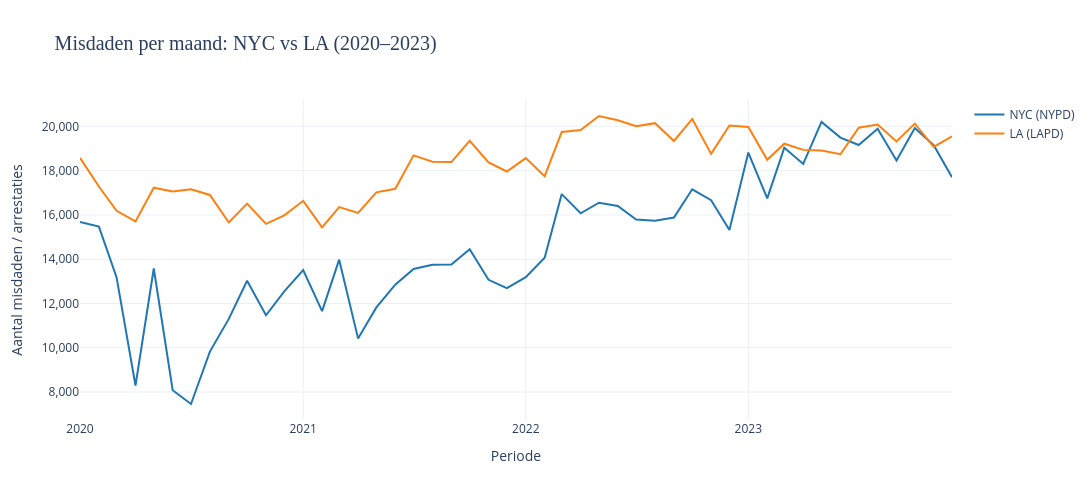

The code cell stored with this chart in its notebook:
### Code cell
df_nypd['year_month'] = df_nypd['ARREST_DATE'].dt.to_period('M')
df_lapd['year_month'] = df_lapd['DATE OCC'].dt.to_period('M')

nypd_maand = df_nypd.groupby('year_month').size().reset_index(name='count')
lapd_maand = df_lapd.groupby('year_month').size().reset_index(name='count')

nypd_maand['year_month'] = nypd_maand['year_month'].dt.to_timestamp()
lapd_maand['year_month'] = lapd_maand['year_month'].dt.to_timestamp()

fig = go.Figure()

fig.add_trace(go.Scatter(
    x=nypd_maand['year_month'],
    y=nypd_maand['count'],
    mode='lines',
    name='NYC (NYPD)',
    line=dict(color='#1f77b4', width=2)
))

fig.add_trace(go.Scatter(
    x=lapd_maand['year_month'],
    y=lapd_maand['count'],
    mode='lines',
    name='LA (LAPD)',
    line=dict(color='#ff7f0e', width=2)
))

fig.update_layout(
    title=dict(text='Misdaden per maand: NYC vs LA (2020–2023)', font=dict(size=20, family='Arial Black')),
    xaxis_title='Periode',
    yaxis_title='Aantal misdaden / arrestaties',
    xaxis=dict(
        tickmode='array',
        tickvals=pd.date_range('2020-01-01', '2024-01-01', freq='YS'),
        ticktext=[str(y) for y in range(2020, 2025)]
    ),
    yaxis=dict(tickformat=','),
    legend=dict(title=''),
    template='plotly_white',
    width=1100,
    height=500
)

fig.write_image('misdaden_per_maand_nyc_vs_la.png', scale=2)
fig.show()

### Figure 1 — Plotly figure (JSON) as saved in the notebook; plotly's stock layout.template omitted (floating-point values rounded to 4 significant figures)
{"data": [{"line": {"color": "#1f77b4", "width": 2}, "mode": "lines", "name": "NYC (NYPD)", "type": "scatter", "x": ["2020-01-01T00:00:00", "2020-02-01T00:00:00", "2020-03-01T00:00:00", "2020-04-01T00:00:00", "2020-05-01T00:00:00", "2020-06-01T00:00:00", "2020-07-01T00:00:00", "2020-08-01T00:00:00", "2020-09-01T00:00:00", "2020-10-01T00:00:00", "2020-11-01T00:00:00", "2020-12-01T00:00:00", "2021-01-01T00:00:00", "2021-02-01T00:00:00", "2021-03-01T00:00:00", "2021-04-01T00:00:00", "2021-05-01T00:00:00", "2021-06-01T00:00:00", "2021-07-01T00:00:00", "2021-08-01T00:00:00", "2021-09-01T00:00:00", "2021-10-01T00:00:00", "2021-11-01T00:00:00", "2021-12-01T00:00:00", "2022-01-01T00:00:00", "2022-02-01T00:00:00", "2022-03-01T00:00:00", "2022-04-01T00:00:00", "2022-05-01T00:00:00", "2022-06-01T00:00:00", "2022-07-01T00:00:00", "2022-08-01T00:00:00", "2022-09-01T00:00:00", "2022-10-01T00:00:00", "2022-11-01T00:00:00", "2022-12-01T00:00:00", "2023-01-01T00:00:00", "2023-02-01T00:00:00", "2023-03-01T00:00:00", "2023-04-01T00:00:00", "2023-05-01T00:00:00", "2023-06-01T00:00:00", "2023-07-01T00:00:00", "2023-08-01T00:00:00", "2023-09-01T00:00:00", "2023-10-01T00:00:00", "2023-11-01T00:00:00", "2023-12-01T00:00:00"], "y": [15680, 15472, 13179, 8295, 13581, 8083, 7461, 9828, 11304, 13027, 11467, 12545, 13506, 11653, 13980, 10424, 11822, 12850, 13561, 13745, 13756, 14453, 13068, 12689, 13190, 14070, 16940, 16074, 16552, 16402, 15793, 15733, 15880, 17158, 16663, 15319, 18817, 16744, 19036, 18303, 20198, 19490, 19158, 19893, 18461, 19920, 19150, 17702]}, {"line": {"color": "#ff7f0e", "width": 2}, "mode": "lines", "name": "LA (LAPD)", "type": "scatter", "x": ["2020-01-01T00:00:00", "2020-02-01T00:00:00", "2020-03-01T00:00:00", "2020-04-01T00:00:00", "2020-05-01T00:00:00", "2020-06-01T00:00:00", "2020-07-01T00:00:00", "2020-08-01T00:00:00", "2020-09-01T00:00:00", "2020-10-01T00:00:00", "2020-11-01T00:00:00", "2020-12-01T00:00:00", "2021-01-01T00:00:00", "2021-02-01T00:00:00", "2021-03-01T00:00:00", "2021-04-01T00:00:00", "2021-05-01T00:00:00", "2021-06-01T00:00:00", "2021-07-01T00:00:00", "2021-08-01T00:00:00", "2021-09-01T00:00:00", "2021-10-01T00:00:00", "2021-11-01T00:00:00", "2021-12-01T00:00:00", "2022-01-01T00:00:00", "2022-02-01T00:00:00", "2022-03-01T00:00:00", "2022-04-01T00:00:00", "2022-05-01T00:00:00", "2022-06-01T00:00:00", "2022-07-01T00:00:00", "2022-08-01T00:00:00", "2022-09-01T00:00:00", "2022-10-01T00:00:00", "2022-11-01T00:00:00", "2022-12-01T00:00:00", "2023-01-01T00:00:00", "2023-02-01T00:00:00", "2023-03-01T00:00:00", "2023-04-01T00:00:00", "2023-05-01T00:00:00", "2023-06-01T00:00:00", "2023-07-01T00:00:00", "2023-08-01T00:00:00", "2023-09-01T00:00:00", "2023-10-01T00:00:00", "2023-11-01T00:00:00", "2023-12-01T00:00:00"], "y": [18576, 17284, 16188, 15706, 17230, 17060, 17158, 16902, 15658, 16510, 15596, 15979, 16636, 15440, 16354, 16091, 17020, 17182, 18690, 18398, 18386, 19343, 18374, 17962, 18567, 17750, 19745, 19837, 20467, 20273, 20009, 20144, 19341, 20335, 18755, 20036, 19970, 18489, 19214, 18937, 18908, 18741, 19935, 20082, 19321, 20122, 19074, 19552]}], "layout": {"height": 500, "legend": {"title": {"text": ""}}, "title": {"font": {"family": "Arial Black", "size": 20}, "text": "Misdaden per maand: NYC vs LA (2020–2023)"}, "width": 1100, "xaxis": {"tickmode": "array", "ticktext": ["2020", "2021", "2022", "2023", "2024"], "tickvals": ["2020-01-01T00:00:00", "2021-01-01T00:00:00", "2022-01-01T00:00:00", "2023-01-01T00:00:00", "2024-01-01T00:00:00"], "title": {"text": "Periode"}}, "yaxis": {"tickformat": ",", "title": {"text": "Aantal misdaden / arrestaties"}}}}
